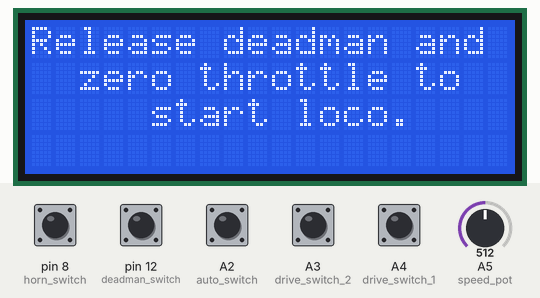
The sketch below on a simulated Arduino Uno, built with avr-gcc and run on an emulated ATmega328P. Shown: 20×4 character LCD. The test bench sets the inputs (shaded band); at power-on: A2 (auto_switch), A3 (drive_switch_2), A4 (drive_switch_1), pin 8 (horn_switch), pin 12 (deadman_switch) HIGH, A5 (speed_pot) = 512. What the sketch prints to the serial monitor is not drawn.

Above: at 0.8 s.
0.9 s: A5 (speed_pot) set to 8
2.6 s: A5 (speed_pot) set to 5
At 3.9 s:
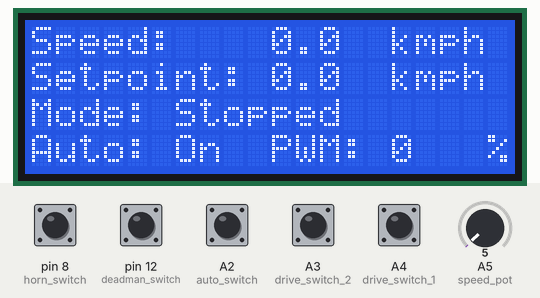
4.2 s: pin 12 (deadman_switch) pulled LOW for 0.15 s
At 4.7 s:
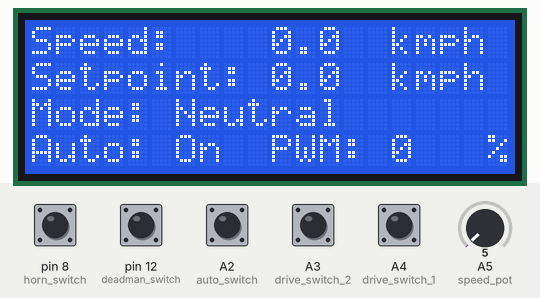
6.3 s: A2 (auto_switch) pulled LOW for 0.15 s
At 6.8 s:
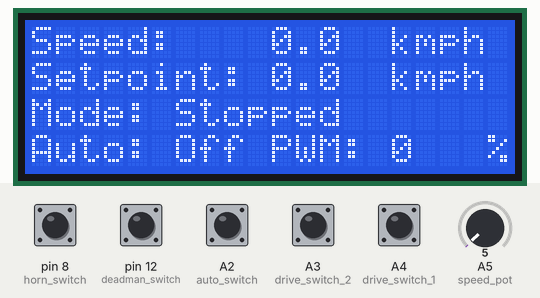
8.4 s: A5 (speed_pot) set to 122
At 9.1 s:
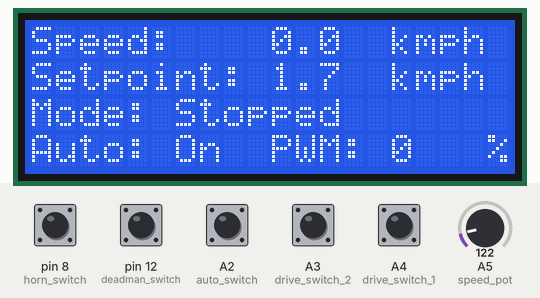
9.9 s: pin 12 (deadman_switch) pulled LOW for 1 s
At 10.7 s:
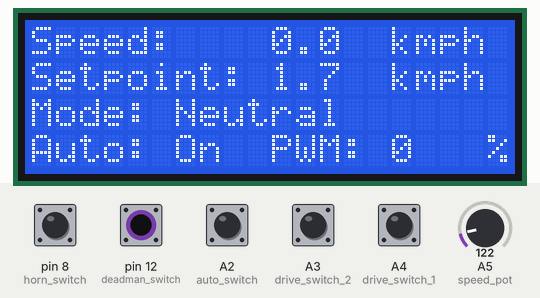
Timing chart, 0 to 12.9 s (numbered marks = the images above; inputs shaded):
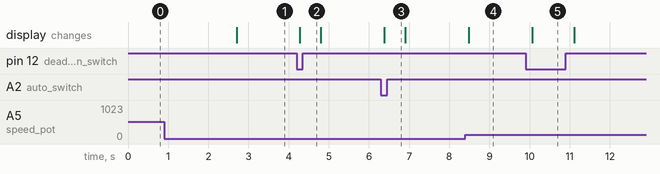

Measured:
- the behaviour switches between 7 and 6 on A5 (speed_pot) (found by bisection; images 0 and 1)
- after the input at 0.9 s, every drawn part: stays the same
- after the input at 2.6 s, the display: changes after 0.10 s (image 1)
- after the input at 4.2 s, the display: changes after 0.08 s (image 2)
- after the input at 6.3 s, the display: changes after 0.08 s (image 3)
- after the input at 8.4 s, the display: changes after 0.09 s (image 4)
- after the input at 9.9 s, the display: changes after 0.17 s (image 5)

The sketch:

Controlbox_final.ino
```cpp
#include <LiquidCrystal.h>


#define deadman_switch 12
#define drive_switch_1 A4
#define drive_switch_2 A3
#define horn_switch 8
#define auto_switch A2
#define speed_pot A5   // Defines pin for speed setting pot
#define control_scheme_switch 10

LiquidCrystal lcd(7, 6, 5, 4, 3, 2);

// Loop variables
unsigned long loop_start_time = 0;
const int loop_period = 25;
unsigned long time_last_comms_sent = 0;
const int send_period = 40;
unsigned long lcd_update_time = 0;
const int lcd_update_period = 500;

// Sent variables
int desired_speed = 0;    // speed pot value
int setpoint = 0;    // ramped speed setpoint
char horn = 'h';    // h - off, H - on
char drive = 'S';    // S - stop, N - neutral, F - forward, R - reverse
char autostop = 'a';    // a - off, A - on

byte actual_speed = 0;
float actual_speed_kmph = 0;
float desired_speed_kmph = 0;
byte pwm = 0;
byte pwm_percent = 0;

void setup()
{
  pin_definitions();
  Serial.begin(115200);
  lcd.begin(20,4);
  lcd.clear();
  switch_states();
  while(drive != 'S' || ramp_input() != 0)
  {
    switch_states();
    lcd.setCursor(0,0);
    lcd.print("Release deadman and");
    lcd.setCursor(2,1);
    lcd.print("zero throttle to");
    lcd.setCursor(5,2);
    lcd.print("start loco.");
  }
  lcd_setup();
}

void loop()
{
  loop_start_time = millis();

  receive_comms();

  setpoint = ramp_input(); // Sets desired speed to filtered setpoint based on speed pot setting

  switch_states();    // Reads swithces and sets sent variables accordingly

  if(millis() - time_last_comms_sent > send_period)
  {
    send_comms();
    time_last_comms_sent = millis();
  }

  if(millis() - lcd_update_time > lcd_update_period)
  {
    lcd_update();
    lcd_update_time = millis();
  }

  while(millis() - loop_start_time < loop_period) // Fixes loop time loop period in ms
  {
  }

}

void send_comms()
{
  Serial.print(',');
  Serial.print(char(setpoint));
  Serial.print(horn);
  Serial.print(drive);
  Serial.print(autostop);
}

int ramp_input()   // Ramps input to avoid large step inputs to the control system on the loco
{
  desired_speed = map(analogRead(speed_pot),0,1023,0,150);    // maps analog value from pot to corresponding speed setpoint (150 = 15kmph)
  if (setpoint < desired_speed)
  {
    setpoint++;
    return setpoint;
  }
  else if (setpoint > desired_speed)
  {
    setpoint--;
    return setpoint;
  }
  else
  {
    return setpoint;
  }
}

void switch_states()    // Reads switches and sets output variables
{
  if(digitalRead(horn_switch) == LOW)
  {
    horn = 'H';
  }
  else
  {
    horn = 'h';
  }

  if(digitalRead(auto_switch) == LOW)
  {
    autostop = 'a';
  }
  else
  {
    autostop = 'A';
  }

  if(digitalRead(deadman_switch)==HIGH)   // deadman released
  {
    drive = 'S';
  }
  else
  {
     if(digitalRead(drive_switch_1)==LOW)  // forward
    {
      drive = 'F';
    }
    else if(digitalRead(drive_switch_2)==LOW)  // forward
    {
      drive = 'R';
    }
    else    // neutral
    {
      drive = 'N';
    }
  }
}

void pin_definitions()
{
  pinMode(deadman_switch,INPUT_PULLUP);
  pinMode(drive_switch_1,INPUT_PULLUP);
  pinMode(drive_switch_2,INPUT_PULLUP);
  pinMode(horn_switch,INPUT_PULLUP);
  pinMode(auto_switch,INPUT_PULLUP);
  pinMode(speed_pot, INPUT);
  pinMode(control_scheme_switch, INPUT_PULLUP);
}

void receive_comms()
{
  while(Serial.available() > 0)
  {
    Serial.find(',');
    while(Serial.available() < 2)
    {
    }
    actual_speed = byte(Serial.read());
    pwm = byte(Serial.read());
  }
}

void lcd_setup()
{
  lcd.begin(20,4);
  lcd.clear();
  lcd.setCursor(0,0);
  lcd.print("Speed:         kmph");
  lcd.setCursor(0,1);
  lcd.print("Setpoint:      kmph");
  lcd.setCursor(0,2);
  lcd.print("Mode:");
  lcd.setCursor(0,3);
  lcd.print("Auto:     PWM:     %");
}

void lcd_update()
{
  actual_speed_kmph = actual_speed / 10.0;
  lcd.setCursor(10,0);
  lcd.print("    ");
  lcd.setCursor(10,0);
  lcd.print(actual_speed_kmph,1);

  desired_speed_kmph = desired_speed / 10.0;
  //desired_speed_kmph = setpoint / 10.0;
  lcd.setCursor(10,1);
  lcd.print("    ");
  lcd.setCursor(10,1);
  lcd.print(desired_speed_kmph,1);

  lcd.setCursor(6,2);
  switch (drive)
  {
    case 'S':
    lcd.print("Stopped");
    break;

    case 'N':
    lcd.print("Neutral");
    break;

    case 'F':
    lcd.print("Forward");
    break;

    case 'R':
    lcd.print("Reverse");
    break;
  }

  lcd.setCursor(6,3);
  switch (autostop)
  {
    case 'a':
    lcd.print("Off");
    break;

    case 'A':
    lcd.print("On ");
    break;
  }

  pwm_percent = map(pwm,0,255,0,100);
  lcd.setCursor(15,3);
  lcd.print("   ");
  lcd.setCursor(15,3);
  lcd.print(pwm_percent);
}
```
